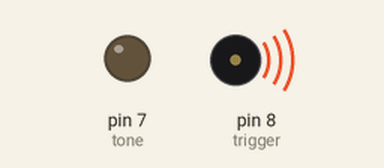
Recording of a sketch running on a simulated Arduino Uno, built with avr-gcc and run on an emulated ATmega328P. Parts: output pins drawn as LEDs (lit = HIGH), buzzer (waves = sounding). What the sketch prints to the serial monitor is not drawn.

Above: at 0.3 s.
At 2.8 s:
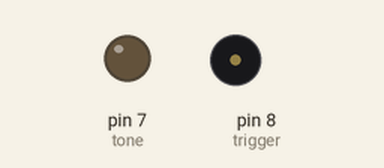
Timing chart, 0 to 5.8 s (numbered marks = the images above):
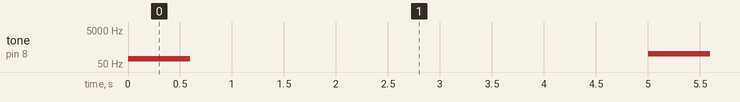

Measured:
- by itself, tone on pin 8 (trigger): plays 100 Hz for 0.60 s, 200 Hz for 0.60 s, 300 Hz for 0.60 s, 400 Hz for 0.60 s, 500 Hz for 0.60 s, 600 Hz for 0.60 s … (26 notes in this stretch)

The sketch:

notePitchStep.ino
```cpp
int note = 100;
int i = 1;

void setup() {
  Serial.begin(9600);
  pinMode(7, OUTPUT); //tone
  pinMode(8, OUTPUT); //trigger
}

void loop() {
  Serial.println(note);
  //digitalWrite(8, HIGH);
  tone(8, note, 600);
  delay(2000);
  //digitalWrite(8, LOW);
  delay(3000);

  i++;
  //note = note*i;
  note += 100;
  if (note >= 3000)
  {
    note = 100;
  }

}
```
